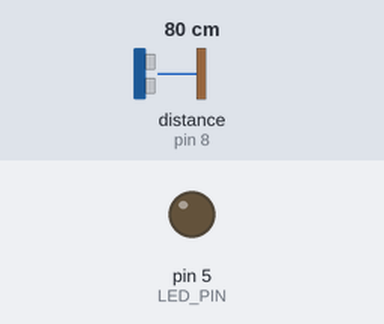
Recording of a sketch running on a simulated Arduino Uno, built with avr-gcc and run on an emulated ATmega328P. On the bench: output pins drawn as LEDs (lit = HIGH). The test bench sets the inputs (shaded band); at power-on: distance to the obstacle (sensor on pin 8) 80 cm. The echo pulse lasts 58.3 µs per cm; no radio packets arrive unless stated.

Above: at 7.7 s.
7.8 s: distance to the obstacle (sensor on pin 8) set to 70 cm
At 9.8 s:
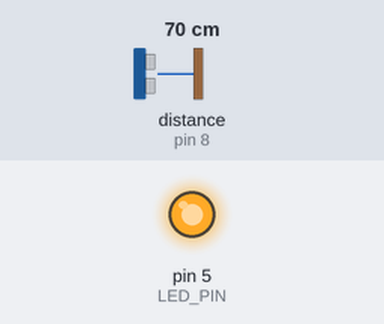
Timing chart, 0 to 11.3 s (numbered marks = the images above; inputs shaded):
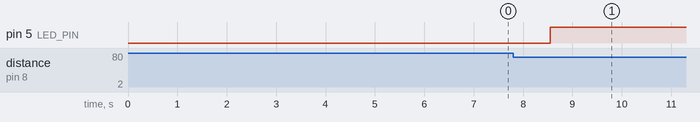

The sketch:

ping_transmit.ino
```cpp
#include <NewPing.h>
#include <SPI.h>
#include "RF24.h"

#define TRIGGER_PIN 9
#define ECHO_PIN 8
#define MAX_DISTANCE 400 //centimeters
#define LOOP_DELAY 2000
#define REFRESH_FREQUENCY 20 //seconds
#define TOLERANCE 5 //centimeters
#define THIS_NODE 1  //stall number (0, 1, 2, or 3)
#define LED_PIN 5

NewPing sonar(TRIGGER_PIN, ECHO_PIN, MAX_DISTANCE);
RF24 myRadio (6,7);

byte addresses[][6] = {"1Node", "2Node", "3Node", "4Node"};
int referenceDistance;
unsigned long lastCalledHome = 0;
bool occupied = false;

void setup() {
  referenceDistance = learnDistance();

  myRadio.begin();
  myRadio.setChannel(108);
  //myRadio.setPALevel(RF24_PA_MIN);
  myRadio.setPALevel(RF24_PA_MAX);
  myRadio.openWritingPipe(addresses[THIS_NODE]);

  pinMode(LED_PIN, OUTPUT);
  digitalWrite(LED_PIN, LOW);

  delay(1000);
}

void loop() {
  int currentDistance = 0;
  while (currentDistance == 0) {
    currentDistance = sonar.ping() / US_ROUNDTRIP_CM;
  }
  if (currentDistance > (referenceDistance + TOLERANCE) || currentDistance < (referenceDistance - TOLERANCE)) {
    if (!occupied) {
      occupied = true;
      digitalWrite(LED_PIN, HIGH);
      myRadio.write( &occupied, sizeof(bool) );
      lastCalledHome = millis();
    }
  } else {
    if (occupied) {
      occupied = false;
      digitalWrite(LED_PIN, LOW);
      myRadio.write( &occupied, sizeof(bool) );
      lastCalledHome = millis();
    }
  }

  if (lastCalledHome + (REFRESH_FREQUENCY * 1000) < millis()) {
    myRadio.write( &occupied, sizeof(bool) );
    lastCalledHome = millis();
  }

  delay(LOOP_DELAY);
}

int learnDistance() {
  int pings = 100;
  int totalTime = 0;
  for (int i = 0; i < pings; i++) {
    int distanceCm = sonar.ping()/US_ROUNDTRIP_CM;
    totalTime += distanceCm;
    if (distanceCm == 0) i--;
    delay(50);
  }
  return totalTime/pings;
}
```

Measured:
- the behaviour switches between 75 and 74 cm on distance to the obstacle (sensor on pin 8) (found by bisection; images 0 and 1)
- after the input at 7.8 s, pin 5 (LED_PIN): LOW → HIGH after 0.75 s
